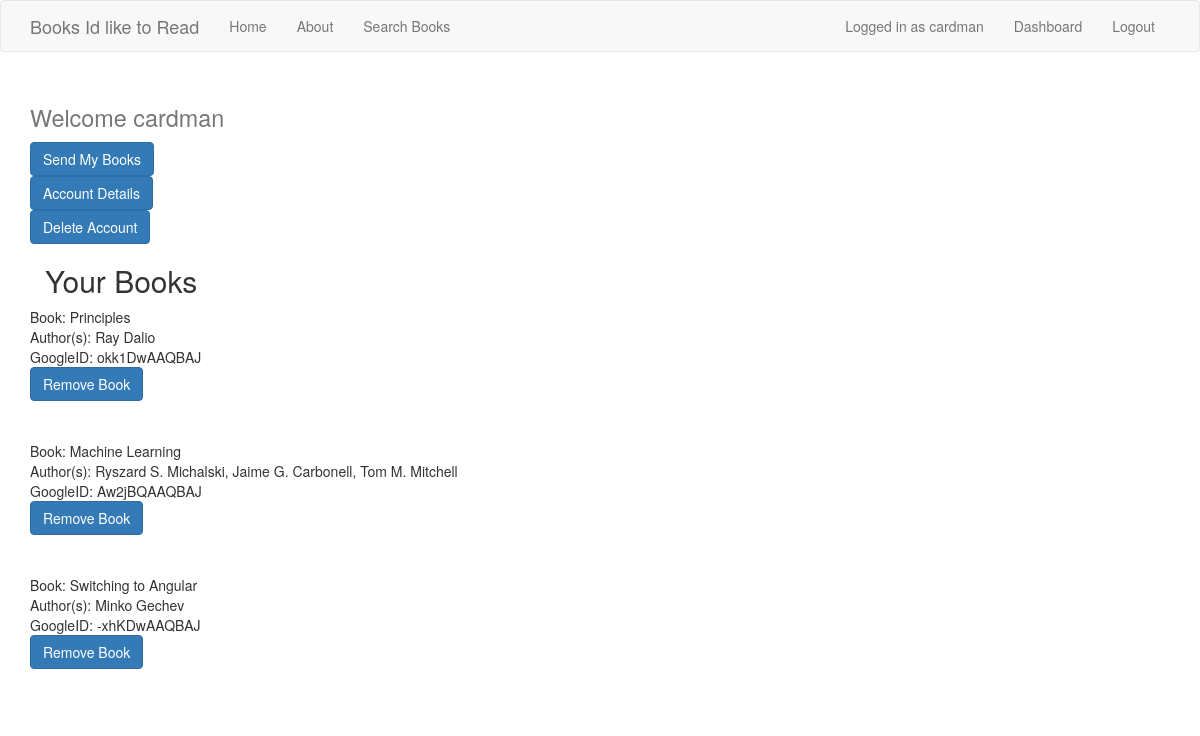
The page /dashboard (signed in) on the database as committed earlier.
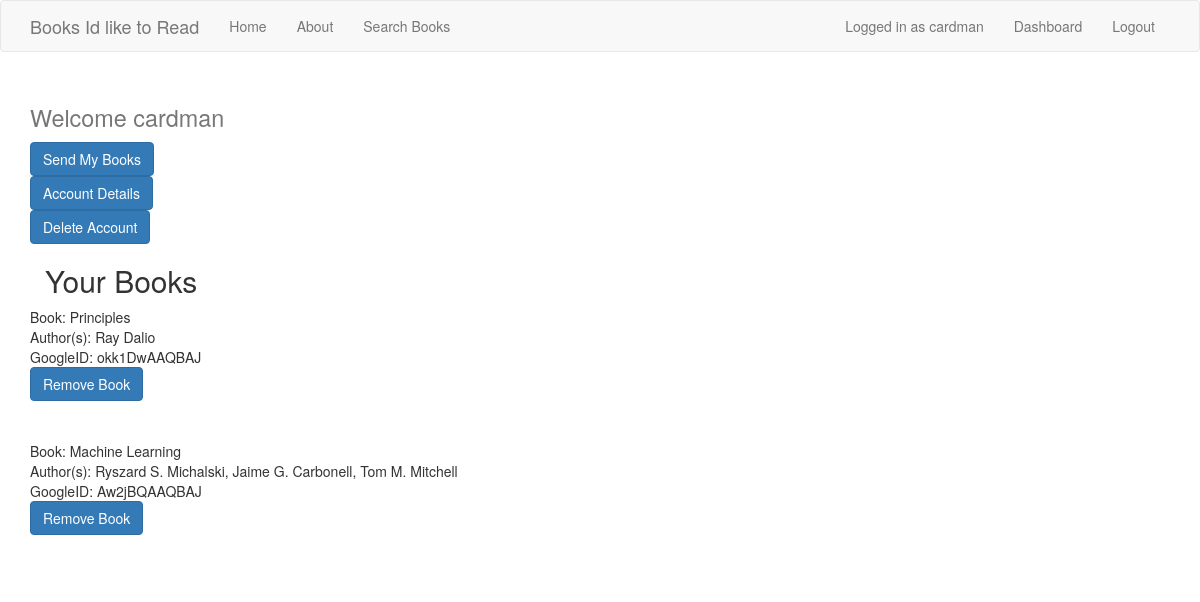
The same page on the database as committed later.
### tables this page shows
CREATE TABLE books (id INT, username TEXT, email TEXT, book Text, authors TEXT, googleID TEXT);

### backend.py (the view, shortened to what this page needs)
@app.route("/dashboard", methods=["GET", "POST"])
def dashboard():
    books = BooksDB().create_json(session['username'])
    email= BooksDB().grab_info(session['username'])[2]
    session['email'] = email
    return render_template('dashboard.html', session=session, books=books)

### backend.py (called while the page is built)
    def grab_info(self, username):
        conn = sqlite3.connect("users.db")
        cur = conn.cursor()
        user_row = cur.execute("SELECT id,username,email FROM users where username=?", (username,)).fetchone()
        conn.commit()
        conn.close()
        return user_row

    def create_json(self, username):
        conn=sqlite3.connect('users.db')
        cur=conn.cursor()
        jfile = cur.execute('SELECT book, authors, googleID FROM books WHERE username=?', (username,)).fetchall()
        books = dict(total=0, items=list())
        for book, authors, googleID in jfile:
            books['items'].append(dict(book=book,authors=authors, googleID=googleID))
            books['total'] +=1
        return books

### templates/dashboard.html
<!doctype html>
{% extends 'layout.html' %}
{% block body %}
{% if session.logged_in %}
  <h1> <small> Welcome {{ session.username }} </small> </h1>
  <div>
  <form class="sub_data" action="" method="post">
    <button class="btn btn-primary" type="submit" value="Submit">Send My Books</button>
  </form>
  <a href='/accountDetails' class="btn btn-primary">Account Details</a><br>
  <a href='/deleteAccount' class="btn btn-primary">Delete Account</a>
  </div>
  <div class='container'>
    <h2>Your Books</h2>
  </div>
  {% for item in books['items'] %}
  <div class="border">
  <div class='card text-left'>
    <div>Book: {{item['book']}}</div>
    <div>Author(s): {{item.authors}}</div>
    <div>GoogleID: {{item.googleID}}</div>
    <a href="{{ url_for('remove_book', title=item['book']) }}" class="btn btn-primary">Remove Book</a>
  </div>
  </div>
  <br><br>
  {% endfor %}
{% else %}
<h1>Login To View Your Dashboard</h1>
{% endif %}
{% endblock %}

Rows that differ between the two databases and show on the page:
removed books: book "Switching to Angular", authors "Minko Gechev", googleID "-xhKDwAAQBAJ"
